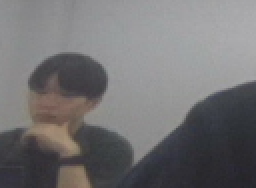
#> input picture now_trial/curiosity_snaps/roi_1759804011_142x330.png, 128 x 94 px, given in place of the camera (shown 2 times larger)
$ python nori_entropy.py
#> lines starting #> are read from the running program, lines starting #| are printed output that depends on the picture; after the words box and inside, x2 and y2 are one past the last pixel; in counts of white or black regions, pixels touching at a corner belong together
# -*- coding: utf-8 -*-
"""
nori_onepass_unified.py
UIはFace Shannon-onlyそのまま。内部で Face と AV Shannon+ を同時計算し、
信頼度で自動ブレンドして Still* を出力（モード分割なし）。
矢印：枠外=水色 / 枠内=薄い青
依存: opencv-python, numpy, (任意)sounddevice
"""

import cv2 as cv
import numpy as np
import sys, queue
from collections import deque

# --- HUD popup toggle ---
HUD_POPUP = True   # True=バーは別ウィンドウ / False=従来どおり映像に重ねる

def make_hud_canvas(w=300, h=160, bg=(32,32,32)):
    hud = np.zeros((h, w, 3), dtype=np.uint8)
    hud[:] = bg
    return hud

def hud_bar(hud, y, txt, val, col):
    x0, x1, bar_w, bar_h = 20, 280, 260, 12
    cv.rectangle(hud, (x0,y), (x1,y+bar_h), (60,60,60), 1)
    v = np.clip(val, 0, 1)
    cv.rectangle(hud, (x0,y), (x0+int(bar_w*v), y+bar_h), col, -1)
    cv.putText(hud, f"{txt}: {val:.2f}", (x0, y-2),
               cv.FONT_HERSHEY_SIMPLEX, 0.45, (255,255,255), 1, cv.LINE_AA)

def show_hud(f_motion, f_eyedir, f_blink, f_mouth, f_tong, still):
    hud = make_hud_canvas()
    hud_bar(hud,  20, "Motion Intensity ", f_motion, (0,200,0))
    hud_bar(hud,  40, "Eye Movement ", f_eyedir,(0,180,200))
    hud_bar(hud,  60, "Blink Rate ", f_blink, (200,180,0))
    hud_bar(hud,  80, "Smile Intensity ", f_mouth, (120,180,255))
    hud_bar(hud, 100, "Tong move ", f_tong,  (180,120,255))
    hud_bar(hud, 120, "Score",  still,    (0,255,255))
    cv.imshow("Shannon-HUD", hud)
    # 固定位置に出したいなら↓のコメントアウトを外して調整
    # cv.moveWindow("Shannon-HUD", 680, 60)

# ====== Audio (optional) ======
USE_AUDIO = True
try:
    import sounddevice as sd
except Exception:
    USE_AUDIO = False
    sd = None
    print("[WARN] sounddevice が読み込めなかったので音声は無効化します。", file=sys.stderr)

audio_q = queue.Queue()
audio_stream = None
AUDIO_OK = False

def audio_callback(indata, frames, time_info, status):
    if indata is None or len(indata)==0: return
    x = indata.copy()
    if x.ndim==2 and x.shape[1]>1:
        x = x.mean(axis=1, keepdims=True)
    audio_q.put(x)

def start_audio(sr=16000, blocksize=512, device=None):
    global audio_stream, AUDIO_OK
    if not USE_AUDIO:
        AUDIO_OK = False; return
    try:
        audio_stream = sd.InputStream(
            channels=1, samplerate=sr, blocksize=blocksize,
            device=device, dtype='float32', callback=audio_callback
        )
        audio_stream.start(); AUDIO_OK = True
    except Exception as e:
        AUDIO_OK = False
        print(f"[WARN] マイク開始に失敗: {e} → 音声は無効化します。", file=sys.stderr)

# ====== Utils ======
def shannon_entropy_from_hist(h, eps=1e-12):
    s = float(np.sum(h));
    if s <= eps: return 0.0
    p = np.clip(h/(s+eps), eps, 1.0)
    return float(-np.sum(p*np.log(p)))

def ema(prev, x, a):
    return float(x) if prev is None else float(a*x + (1-a)*prev)

def fuzzy_low(v, low, high):
    return float(np.clip((high - v) / (high - low + 1e-9), 0, 1))

def draw_bar(frame, y, txt, val, col):
    cv.rectangle(frame,(20,y),(280,y+12),(60,60,60),1)
    cv.rectangle(frame,(20,y),(20+int(260*np.clip(val,0,1)),y+12),col,-1)
    cv.putText(frame, f"{txt}: {val:.2f}", (20, y-2),
               cv.FONT_HERSHEY_SIMPLEX, 0.45,(255,255,255),1, cv.LINE_AA)

# ====== Config ======
W,H = 640,360
CFG = dict(
    cam_id=0, frame_size=(W,H),
    # flow
    flow_deadzone=0.03, flow_bins=12, flow_clip_percentile=99.0, flow_ema=0.25,
    # audio
    sr=16000, blocksize=512, audio_bins=32, audio_ema=0.35, audio_gain=1.0, audio_device=None,
    # gate
    gate_fg_delta=0.08, gate_luma_delta=12.0, gate_frames=20,
    # hysteresis
    enter=0.50, exit=0.60, dwell=45,
    # display
    H_display_max=3.5
)

THR = dict(
    motion_low=0.35, motion_high=1.10,
    eyed_low=0.35,   eyed_high=1.10,
    blink_spike=0.20,
    mouth_low=0.25,  mouth_high=0.90,
    tongue_low=0.20, tongue_high=0.85
)

# ====== Face helpers ======
def skin_mask_ycrcb(bgr):
    ycrcb = cv.cvtColor(bgr, cv.COLOR_BGR2YCrCb)
    mask = cv.inRange(ycrcb, (0,135,85), (255,180,135))
    mask = cv.medianBlur(mask,5)
    mask = cv.morphologyEx(mask, cv.MORPH_OPEN, np.ones((3,3),np.uint8),1)
    mask = cv.morphologyEx(mask, cv.MORPH_CLOSE,np.ones((5,5),np.uint8),2)
    return mask

def largest_bbox(mask, min_area=4000):
    cnts,_ = cv.findContours(mask, cv.RETR_EXTERNAL, cv.CHAIN_APPROX_SIMPLE)
    if not cnts: return None
    cnt = max(cnts, key=cv.contourArea)
    if cv.contourArea(cnt) < min_area: return None
    return cv.boundingRect(cnt)

def audio_shannon(block, bins=32, gain=1.0):
    if block is None or block.size==0: return 0.0
    x = (block[:,0]*gain).astype(np.float32)
    n = len(x);
    if n<=0: return 0.0
    win = np.hanning(n).astype(np.float32)
    X = np.abs(np.fft.rfft(x*win))**2
    hi = float(np.percentile(X,99))+1e-6
    h,_ = np.histogram(X, bins=bins, range=(0,hi))
    return shannon_entropy_from_hist(h)

FLOW_PARAMS = dict(pyr_scale=0.5, levels=3, winsize=15,
                   iterations=3, poly_n=5, poly_sigma=1.2, flags=0)

# ====== Main ======
def main():
    cap = cv.VideoCapture(CFG["cam_id"])
    assert cap.isOpened(), "camera open failed"
    start_audio(CFG["sr"], CFG["blocksize"], CFG["audio_device"])
#> (the call stopped at in start_audio, `audio_stream = sd.InputStream( channels=1, samplerate=sr, blocksize=bl..`: sounddevice is not available in this run)

    # 背景ゲート
    bg = cv.createBackgroundSubtractorMOG2(history=300, varThreshold=16, detectShadows=True)
    refractory = 0; prev_fg=None; prev_luma=None

    prev_gray=None
    # Face state
    H_motion_ema=None; H_eye_dir_ema=None; H_blink_prev=None
    blink_hist = deque(maxlen=15)
    # AV state
    H_video_ema=None; H_audio_ema=None

    state="MOTION"; still_counter=0

    # 矢印色
    COLOR_CYAN      = (255,255,  0)  # ROI外
    COLOR_LIGHTBLUE = (255,210,120)  # ROI内
    YELLOW_BOX      = (0,200,255)

    while True:
        ok, frame = cap.read()
#> frame is the input picture: shape (94, 128, 3); mean B, G, R 114.8, 113.5, 114.8
        if not ok: break
        frame = cv.resize(frame, (W,H))
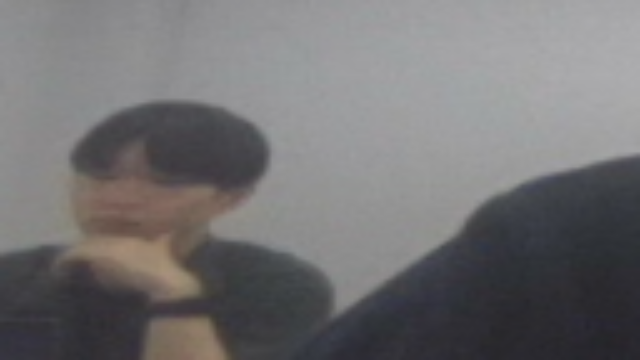
#> frame: shape (360, 640, 3); mean B, G, R 114.7, 113.4, 114.7
        gray  = cv.cvtColor(frame, cv.COLOR_BGR2GRAY)
        grayb = cv.GaussianBlur(gray, (3,3), 0)

        # ---- Gate ----
        mask_bg = bg.apply(grayb)
#> mask_bg: shape (360, 640); every value is 127
        fg_ratio = float(np.count_nonzero(mask_bg==255))/mask_bg.size
#> fg_ratio = 0
        luma = float(np.mean(grayb))
#> luma = 113.9
        if prev_fg is not None and abs(fg_ratio-prev_fg)>CFG["gate_fg_delta"]: refractory = CFG["gate_frames"]
        if prev_luma is not None and abs(luma-prev_luma)>CFG["gate_luma_delta"]: refractory = CFG["gate_frames"]
        prev_fg, prev_luma = fg_ratio, luma
#> prev_fg = 0; prev_luma = 113.9

        # ---- Face ROI ----
        skin = skin_mask_ycrcb(frame)
#> in skin_mask_ycrcb, `ycrcb = cv.cvtColor(bgr, cv.COLOR_BGR2YCrCb)`: ycrcb: shape (360, 640, 3); mean of channels 0, 1, 2 113.9, 128.6, 128.5
#> in skin_mask_ycrcb, `mask = cv.inRange(ycrcb, (0,135,85), (255,180,135))`:
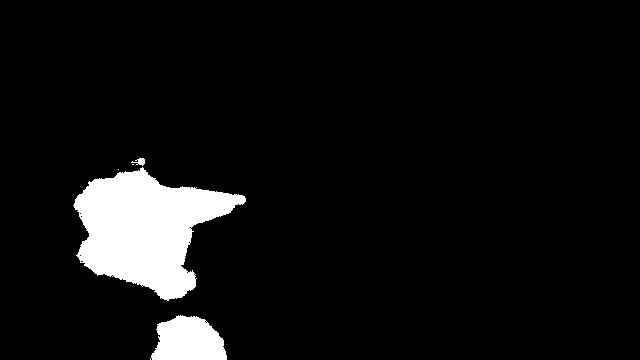
#> mask: shape (360, 640); 6.7% white; 5 white regions (2 under 20 px), largest, box (x1, y1, x2, y2) and area: (73, 167, 246, 301) 12821, (150, 315, 227, 360) 2617, (131, 158, 145, 166) 59
#> in skin_mask_ycrcb, `mask = cv.medianBlur(mask,5)`:
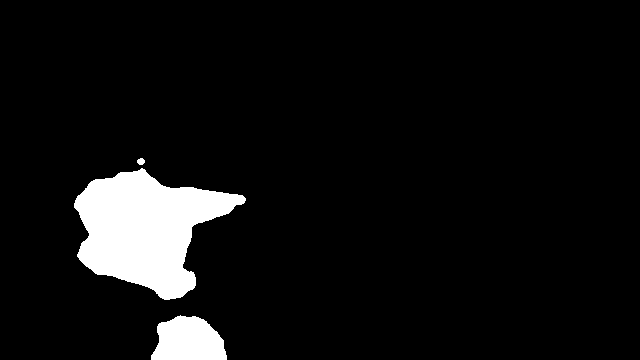
#> mask: shape (360, 640); 6.7% white; 3 white regions, box (x1, y1, x2, y2) and area: (74, 168, 246, 300) 12815, (151, 315, 227, 360) 2613, (137, 158, 145, 165) 43
#> in skin_mask_ycrcb, `mask = cv.morphologyEx(mask, cv.MORPH_OPEN, np.ones((3,3),np.uint8),1)`: mask: shape (360, 640); 6.7% white; 3 white regions, box (x1, y1, x2, y2) and area: (74, 169, 246, 300) 12811, (151, 316, 227, 360) 2612, (137, 158, 145, 165) 43
#> in skin_mask_ycrcb, `mask = cv.morphologyEx(mask, cv.MORPH_CLOSE,np.ones((5,5),np.uint8),2)`: mask: shape (360, 640); 6.7% white; 2 white regions
        box = largest_bbox(skin, min_area=4000)
#> in largest_bbox, `cnts,_ = cv.findContours(mask, cv.RETR_EXTERNAL, cv.CHAIN_APPROX_SIMPLE)`: cnts = 2 contours; box (x1, y1, x2, y2) and area: (74, 158, 246, 300) 12622, (151, 316, 227, 360) 2512
#> in largest_bbox, `cnt = max(cnts, key=cv.contourArea)`: cnt = contour of 237 points, box (x1, y1, x2, y2) (74, 158, 246, 300), area 12622
#> box = (74, 158, 172, 142)
        if box is None:
            cv.putText(frame,"No face ROI", (20,30), cv.FONT_HERSHEY_SIMPLEX, 0.7,(0,255,255),2)
            cv.imshow("Shannon-only", frame)
            if cv.waitKey(1)==27: break
            prev_gray = grayb
            continue

        x,y,w,h = box
#> x = 74; y = 158; w = 172; h = 142
        cv.rectangle(frame,(x,y),(x+w,y+h),YELLOW_BOX,2)
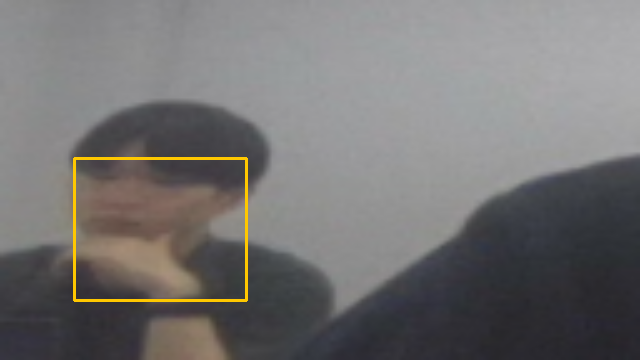
#> frame: shape (360, 640, 3); 0.82% of pixels changed, all inside (x1, y1, x2, y2) = (73, 157, 248, 302)
        y1 = y + int(h*0.33)
#> y1 = 204
        y2 = y + int(h*0.66)
#> y2 = 251
        eyeROI  = grayb[y:y1, x:x+w]
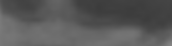
#> eyeROI: shape (46, 172); min 60, max 134, mean 88.6
        mouthROI= grayb[y2:y+h, x:x+w]
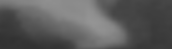
#> mouthROI: shape (49, 172); min 49, max 148, mean 91
        if eyeROI.size==0 or mouthROI.size==0:
            prev_gray = grayb
            continue

        # ---- Flow ----
        if prev_gray is None:
            prev_gray = grayb
            cv.putText(frame,"warming up...", (20,30), cv.FONT_HERSHEY_SIMPLEX, 0.7,(0,255,255),2)
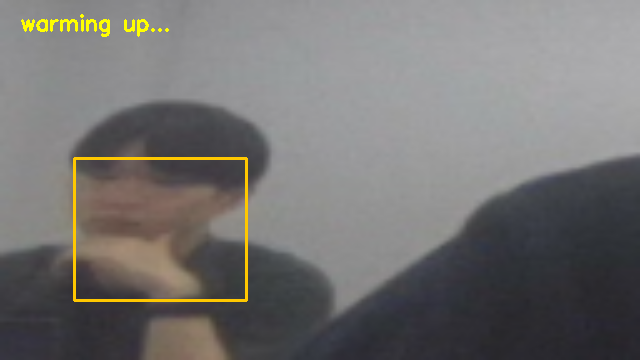
#> frame: shape (360, 640, 3); 0.38% of pixels changed, all inside (x1, y1, x2, y2) = (21, 14, 169, 37)
            cv.imshow("Shannon-only", frame)
            if cv.waitKey(1)==27: break
#> (key q is pressed here)
            continue

        flow = cv.calcOpticalFlowFarneback(prev_gray, grayb, None, **FLOW_PARAMS)
        fx, fy = flow[...,0], flow[...,1]
        mag = np.sqrt(fx*fx + fy*fy)
        mag_max = np.percentile(mag, CFG["flow_clip_percentile"]) + 1e-6
        mag = np.clip(mag, 0, mag_max); mag[mag < CFG["flow_deadzone"]] = 0.0

        # ---- Face features -> still_face ----
        # 全体H_motion
        h_flow,_ = np.histogram(mag.ravel(), bins=CFG["flow_bins"], range=(0,mag_max))
        Hm = shannon_entropy_from_hist(h_flow)
        H_motion_ema = ema(H_motion_ema, Hm, CFG["flow_ema"])

        # 目方向エントロピー
        eye_flow = flow[y:y1, x:x+w]
        e_mag = np.sqrt(eye_flow[...,0]**2 + eye_flow[...,1]**2)
        e_ang = (np.arctan2(eye_flow[...,1], eye_flow[...,0]) + np.pi)
        e_ang = e_ang[e_mag>0.01]
        if e_ang.size>50:
            h_ed,_ = np.histogram(e_ang, bins=12, range=(0, 2*np.pi))
            He = shannon_entropy_from_hist(h_ed)
        else:
            He = 0.0
        H_eye_dir_ema = ema(H_eye_dir_ema, He, 0.35)

        # 瞬き proxy（輝度ヒスト）
        Hy_eye,_ = np.histogram(eyeROI.ravel(), bins=32, range=(0,255))
        Hy_eye = shannon_entropy_from_hist(Hy_eye)
        if H_blink_prev is None: H_blink_prev = Hy_eye
        dH = max(0.0, Hy_eye - H_blink_prev)
        H_blink_prev = ema(H_blink_prev, Hy_eye, 0.4)
        blink_hist.append(dH)
        blink_spike = float(np.mean(blink_hist))

        # 口/舌 proxy
        sobel_y = cv.Sobel(mouthROI, cv.CV_32F, 0,1, ksize=3)
        vabs = np.abs(sobel_y).ravel()
        H_mouth,_ = np.histogram(vabs, bins=12, range=(0, np.percentile(vabs,99)+1e-6))
        H_mouth = shannon_entropy_from_hist(H_mouth)
        hsv = cv.cvtColor(frame[y2:y+h, x:x+w], cv.COLOR_BGR2HSV)
        Hc,Sc,Vc = cv.split(hsv)
        red = ((Hc < 15) | (Hc > 165)) & (Sc > 40) & (Vc > 40)
        tongue_score = float(np.clip(np.mean(red.astype(np.float32))*3.0 - 0.2, 0, 1))
        H_tong_proxy = 1.0 - tongue_score

        f_motion = fuzzy_low(H_motion_ema, THR["motion_low"], THR["motion_high"])
        f_eyedir= fuzzy_low(H_eye_dir_ema, THR["eyed_low"],  THR["eyed_high"])
        f_blink = float(1.0 - np.clip(blink_spike/THR["blink_spike"], 0, 1))
        f_mouth = fuzzy_low(H_mouth, THR["mouth_low"], THR["mouth_high"])
        f_tong  = fuzzy_low(H_tong_proxy, THR["tongue_low"], THR["tongue_high"])

        still_face = f_motion * f_eyedir * f_blink
        still_face *= 0.7 + 0.3*(f_mouth*0.7 + f_tong*0.3)
        still_face = float(np.clip(still_face, 0, 1))

        # Faceの信頼度（ROI面積ベース）
        c_face = float(np.clip((w*h)/(W*H*0.20), 0.0, 1.0))

        # ---- AV Shannon+ -> still_av ----
        # ※ 映像Hは同じフローから、音声Hはあれば使用
        H_video_ema = ema(H_video_ema, Hm, CFG["flow_ema"])

        H_audio = None
        if AUDIO_OK:
            try:
                blk = audio_q.get_nowait()
                # FFT→ヒスト→H
                XH = audio_shannon(blk, bins=CFG["audio_bins"], gain=CFG["audio_gain"])
                H_audio_ema = ema(H_audio_ema, XH, CFG["audio_ema"])
            except queue.Empty:
                pass

        f_video = fuzzy_low(H_video_ema if H_video_ema is not None else 0.0, 0.35, 1.10)
        f_audio = fuzzy_low(H_audio_ema, 2.0, 5.0) if H_audio_ema is not None else 0.5
        fused_av = float(np.clip(0.6*(1-f_video) + 0.4*(1-f_audio), 0, 1))
        still_av = 1.0 - fused_av
        c_av = 1.0 if H_audio_ema is not None else 0.6  # 音声が取れてれば高信頼

        # ---- 自動ブレンド（UIはFaceのまま）----
        s = c_face + c_av
        if s <= 1e-6:
            still = still_face
            wf, wa = 1.0, 0.0
        else:
            wf, wa = c_face/s, c_av/s
            still = float(np.clip(wf*still_face + wa*still_av, 0, 1))

        # ---- 滞留＋ヒステリシス（enter/exit/dwell は固定。必要なら自動調整も可）----
        gate_text = ""
        if refractory>0:
            refractory -= 1
            state="MOTION"; still_counter=0; gate_text=f"GATED {refractory}"
        else:
            if state=="MOTION":
                if still > (1.0 - CFG["enter"]):
                    still_counter += 1
                    if still_counter >= CFG["dwell"]:
                        state="STILL"; still_counter=0
                else:
                    still_counter=0
            else:
                if still < (1.0 - CFG["exit"]):
                    state="MOTION"

        # ===== UI（Face版そのまま）=====
        cv.putText(frame, f"STATE: {state}", (20,28), cv.FONT_HERSHEY_SIMPLEX, 0.8,
                   (0,255,0) if state=="STILL" else (0,0,255), 2, cv.LINE_AA)
        if gate_text:
            cv.putText(frame, gate_text, (20,54), cv.FONT_HERSHEY_SIMPLEX, 0.6,(0,255,255),2)

        if HUD_POPUP:
        # バーは別ウィンドウに表示
            show_hud(f_motion, f_eyedir, f_blink, f_mouth, f_tong, still)
        else:
            # 従来どおりメイン映像に重ねる
            draw_bar(frame,  90, "f_motion", f_motion, (0,200,0))
            draw_bar(frame, 110, "f_eyedir", f_eyedir,(0,180,200))
            draw_bar(frame, 130, "f_blink ", f_blink, (200,180,0))
            draw_bar(frame, 150, "f_mouth ", f_mouth, (120,180,255))
            draw_bar(frame, 170, "f_tong  ", f_tong,  (180,120,255))
            draw_bar(frame, 190, "Still*",  still,    (0,255,255))


        # ===== 矢印（枠内=薄青/外=水色、配置は現状維持）=====
        step=24
        gh, gw = grayb.shape
        x0,y0,x1,y1 = x,y,x+w,y+h
        for yy in range(0, gh, step):
            for xx in range(0, gw, step):
                dx, dy = flow[yy, xx]
                inside = (x0<=xx<x1) and (y0<=yy<y1)
                col = COLOR_LIGHTBLUE if inside else COLOR_CYAN
                cv.arrowedLine(frame,(xx,yy),(int(xx+dx),int(yy+dy)),col,1,tipLength=0.3)

        cv.imshow("Shannon-only", frame)
        prev_gray = grayb
        if cv.waitKey(1) & 0xFF in (27, ord('q')):
            break

    # cleanup
    try: cap.release()
    except: pass
    try:
        if audio_stream is not None:
            audio_stream.stop(); audio_stream.close()
    except Exception: pass
    cv.destroyAllWindows()
    print("[INFO] Bye.")

if __name__ == "__main__":
    main()

$ run again, on now_trial/curiosity_snaps/roi_1759804013_354x280.png
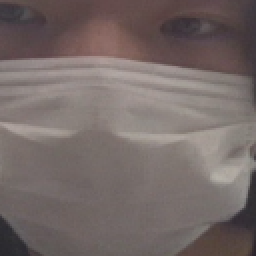
#> input picture now_trial/curiosity_snaps/roi_1759804013_354x280.png, 128 x 128 px, given in place of the camera (shown 2 times larger)
#> in main, frame is the input picture: shape (128, 128, 3); mean B, G, R 103.6, 105.8, 117.3
#> mask_bg: shape (360, 640); every value is 127
#> fg_ratio = 0
#> luma = 108.8
#> prev_fg = 0; prev_luma = 108.8
#> ycrcb: shape (360, 640, 3); mean of channels 0, 1, 2 108.8, 134, 124.9
#> in skin_mask_ycrcb, `mask = cv.morphologyEx(mask, cv.MORPH_CLOSE,np.ones((5,5),np.uint8),2)`:
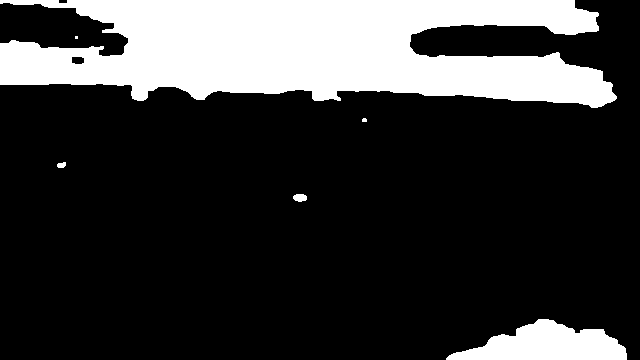
#> mask: shape (360, 640); 22.1% white; 6 white regions (2 under 20 px)
#> cnts = 6 contours, 2 with area under 20; largest, box (x1, y1, x2, y2) and area: (0, 0, 617, 108) 45161, (446, 319, 627, 360) 4358, (293, 194, 307, 202) 74, (57, 162, 66, 168) 32
#> cnt = contour of 376 points, box (x1, y1, x2, y2) (0, 0, 617, 108), area 45161
#> box = (0, 0, 617, 108)
#> x = 0; w = 617; h = 108
#> y1 = 35
#> y2 = 71
#> in main, `cv.putText(frame,"warming up...", (20,30), cv.FONT_HERSHEY_SIMPLEX, 0...`:
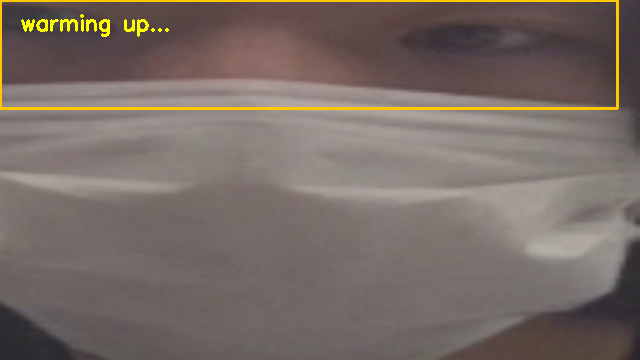
#> frame: shape (360, 640, 3); mean B, G, R 101.5, 107.9, 120

$ run again, on now_trial/curiosity_snaps/roi_1759814991_319x172.png
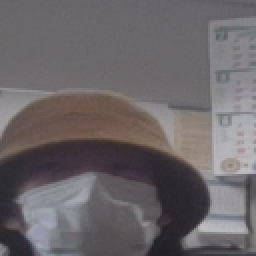
#> input picture now_trial/curiosity_snaps/roi_1759814991_319x172.png, 128 x 128 px, given in place of the camera (shown 2 times larger)
#> in main, frame is the input picture: shape (128, 128, 3); mean B, G, R 104.6, 102, 107
#> mask_bg: shape (360, 640); every value is 127
#> fg_ratio = 0
#> luma = 103.7
#> prev_fg = 0; prev_luma = 103.7
#> ycrcb: shape (360, 640, 3); mean of channels 0, 1, 2 103.6, 130.3, 128.4
#> in skin_mask_ycrcb, `mask = cv.medianBlur(mask,5)`:
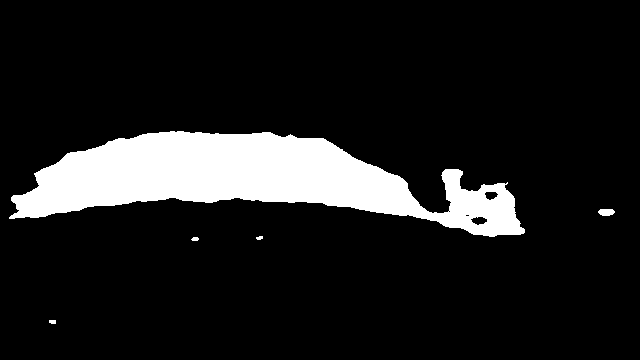
#> mask: shape (360, 640); 11.8% white; 5 white regions, box (x1, y1, x2, y2) and area: (9, 131, 525, 237) 26990, (598, 209, 615, 216) 98, (191, 237, 199, 241) 26, (49, 320, 56, 324) 26, (256, 236, 263, 240) 22
#> cnts = 5 contours, 3 with area under 20; largest, box (x1, y1, x2, y2) and area: (10, 131, 525, 237) 26572, (599, 209, 614, 216) 76
#> cnt = contour of 428 points, box (x1, y1, x2, y2) (10, 131, 525, 237), area 26572
#> box = (10, 131, 515, 106)
#> x = 10; y = 131; w = 515; h = 106
#> y1 = 165
#> y2 = 200
#> in main, `cv.putText(frame,"warming up...", (20,30), cv.FONT_HERSHEY_SIMPLEX, 0...`:
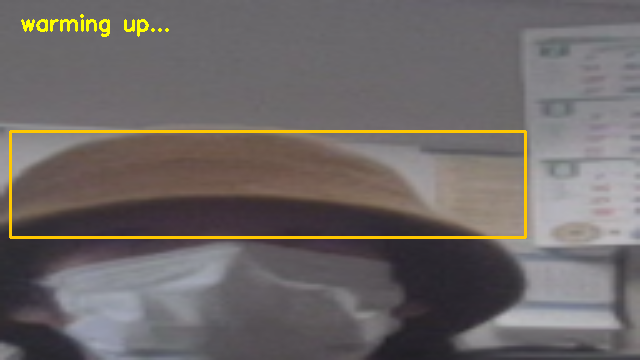
#> frame: shape (360, 640, 3); mean B, G, R 102.5, 104.2, 110

$ run again, on now_trial/curiosity_snaps/roi_1759814992_463x326.png
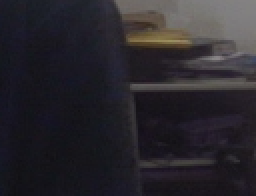
#> input picture now_trial/curiosity_snaps/roi_1759814992_463x326.png, 128 x 98 px, given in place of the camera (shown 2 times larger)
#> in main, frame is the input picture: shape (98, 128, 3); mean B, G, R 44.4, 38.9, 41.6
#> mask_bg: shape (360, 640); every value is 127
#> fg_ratio = 0
#> luma = 40.25
#> prev_fg = 0; prev_luma = 40.25
#> ycrcb: shape (360, 640, 3); mean of channels 0, 1, 2 40.2, 128.9, 130.3
#> cnts = 1 contour; box (x1, y1, x2, y2) and area: (318, 27, 475, 90) 6044
#> cnt = contour of 169 points, box (x1, y1, x2, y2) (318, 27, 475, 90), area 6044
#> box = (318, 27, 157, 63)
#> x = 318; y = 27; w = 157; h = 63
#> y1 = 47
#> y2 = 68
#> in main, `cv.putText(frame,"warming up...", (20,30), cv.FONT_HERSHEY_SIMPLEX, 0...`:
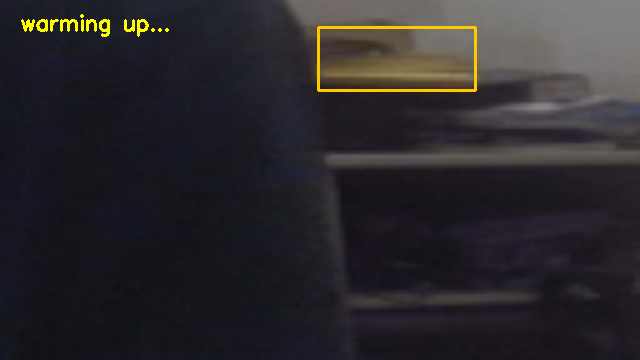
#> frame: shape (360, 640, 3); mean B, G, R 43.8, 40.4, 43.4
